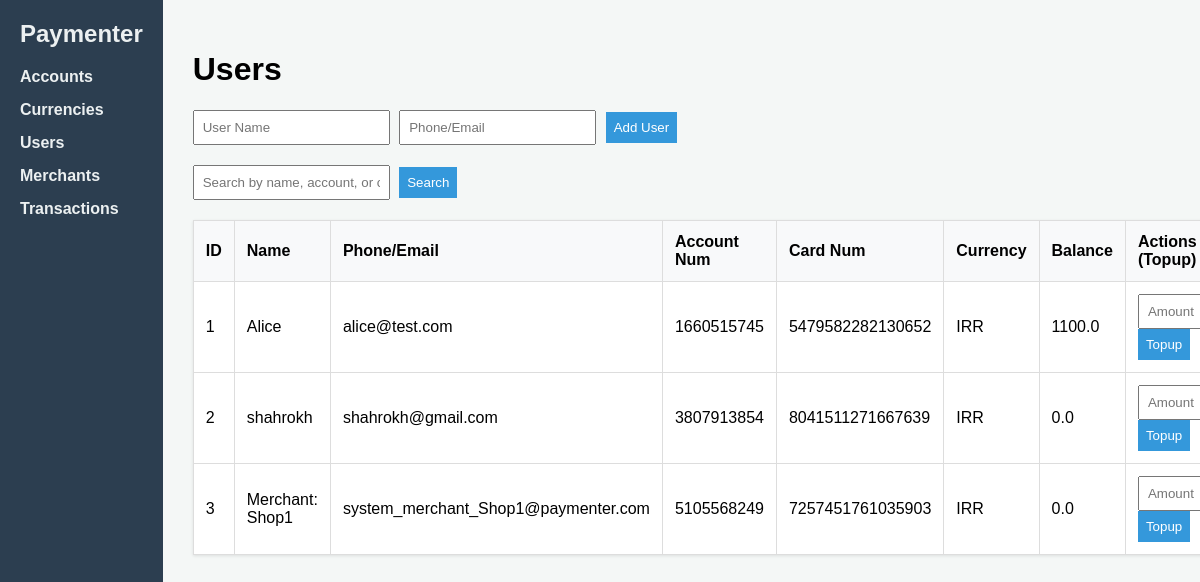
The page /dashboard/users on the database as committed earlier.
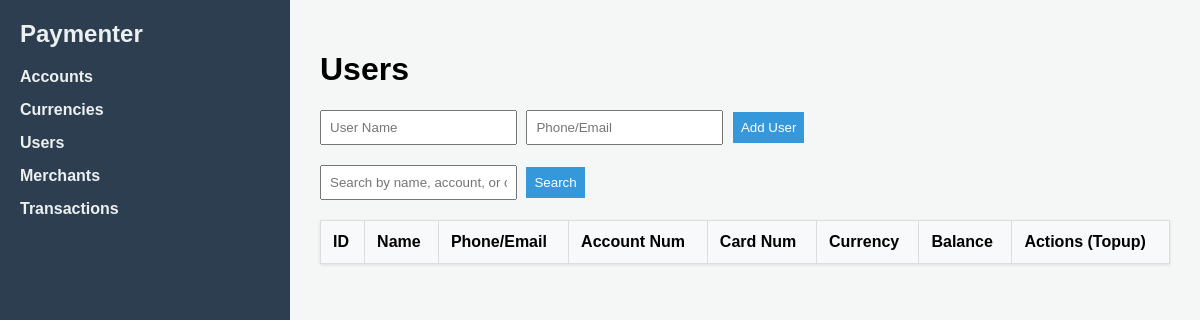
The same page on the database as committed later.
### tables this page shows
CREATE TABLE accounts (
            id INTEGER PRIMARY KEY AUTOINCREMENT,
            user_id INTEGER NOT NULL,
            currency_id INTEGER NOT NULL,
            account_number TEXT NOT NULL UNIQUE,
            card_number TEXT NOT NULL UNIQUE,
            balance REAL NOT NULL DEFAULT 0.0,
            FOREIGN KEY (user_id) REFERENCES users(id),
            FOREIGN KEY (currency_id) REFERENCES currencies(id)
        );

CREATE TABLE users (
            id INTEGER PRIMARY KEY AUTOINCREMENT,
            name TEXT NOT NULL,
            phone_email TEXT NOT NULL UNIQUE
        );

CREATE TABLE currencies (
            id INTEGER PRIMARY KEY AUTOINCREMENT,
            name TEXT NOT NULL,
            code TEXT NOT NULL UNIQUE,
            is_active BOOLEAN NOT NULL DEFAULT 1
        );

### controllers/dashboard_controller.py (the view)
@dashboard_bp.route('/users', methods=['GET'])
def users():
    query = request.args.get('query', '')
    active_currencies = account_service.get_active_currencies() # Fetch for the dropdown
    if query:
        users_list = user_service.search(query)
    else:
        users_list = user_service.get_all()
    return render_template('users.html', users=users_list, query=query, currencies=active_currencies)

### database/connection.py (called while the page is built)
def get_db_connection():
    if not os.path.exists(DB_DIR):
        os.makedirs(DB_DIR)
    conn = sqlite3.connect(DB_PATH)
    conn.row_factory = sqlite3.Row  # Allows accessing columns by name
    conn.execute("PRAGMA foreign_keys = ON;")  # Enforce relational integrity
    return conn

### repositories/currency_repo.py (called while the page is built)
def get_active():
    conn = get_db_connection()
    currencies = conn.execute("SELECT * FROM currencies WHERE is_active = 1").fetchall()
    conn.close()
    return currencies

### repositories/user_repo.py (called while the page is built)
def get_all():
    conn = get_db_connection()
    users = conn.execute("""
        SELECT u.id, u.name, u.phone_email, a.id as account_id, a.account_number, a.card_number, a.balance, c.code as currency_code
        FROM users u
        LEFT JOIN accounts a ON u.id = a.user_id
        LEFT JOIN currencies c ON a.currency_id = c.id
    """).fetchall()
    conn.close()
    return users

### services/account_service.py (called while the page is built)
def get_active_currencies():
    return currency_repo.get_active()

### services/user_service.py (called while the page is built)
def get_all():
    return user_repo.get_all()

### templates/users.html (shortened to what this page needs)
{% extends 'base.html' %}
{% block head %}
    <link rel="stylesheet" href="{{ url_for('static', filename='css/user.css') }}">
{% endblock %}
{% block body %}
<h1>Users</h1>
<form action="{{ url_for('dashboard.add_user') }}" method="POST">
    <input type="text" name="name" placeholder="User Name" required>
    <input type="text" name="phone_email" placeholder="Phone/Email" required>
    <button type="submit">Add User</button>
</form>
<form action="{{ url_for('dashboard.users') }}" method="GET" class="search-form">
    <input type="text" name="query" value="{{ query }}" placeholder="Search by name, account, or card...">
    <button type="submit">Search</button>
</form>
<table>
    <tr><th>ID</th><th>Name</th><th>Phone/Email</th><th>Account Num</th><th>Card Num</th><th>Currency</th><th>Balance</th><th>Actions (Topup)</th></tr>
    {% for u in users %}
    <tr>
        <td>{{ u.id }}</td><td>{{ u.name }}</td><td>{{ u.phone_email }}</td>
        <td>{{ u.account_number or 'N/A' }}</td><td>{{ u.card_number or 'N/A' }}</td>
        <td>{{ u.currency_code or 'N/A' }}</td>
        <td>{{ u.balance or 0.0 }}</td>
        <td>
            {% if u.account_id %}
            <form action="{{ url_for('dashboard.topup_account') }}" method="POST" style="display:inline;">
                <input type="number" name="amount" step="0.01" placeholder="Amount" required style="width:80px;">
                <button type="submit">Topup</button>
            </form>
            {% else %}
                No Account
            {% endif %}
        </td>
    </tr>
    {% endfor %}
</table>
{% endblock %}

Rows that differ between the two databases and show on the page:
removed accounts: id "1", name "Alice", phone_email "alice@test.com", account_number "1660515745", card_number "5479582282130652", code "IRR", balance "1100.0"
removed accounts: id "2", name "shahrokh", phone_email "shahrokh@gmail.com", account_number "3807913854", card_number "8041511271667639", code "IRR", balance "0.0"
removed accounts: id "3", name "Merchant: Shop1", phone_email "system_merchant_Shop1@paymenter.com", account_number "5105568249", card_number "7257451761035903", code "IRR", balance "0.0"
